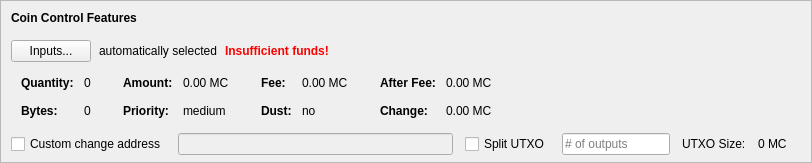
    <widget class="QFrame" name="frameCoinControl">
     <property name="sizePolicy">
      <sizepolicy hsizetype="Expanding" vsizetype="Expanding">
       <horstretch>0</horstretch>
       <verstretch>0</verstretch>
      </sizepolicy>
     </property>
     <property name="maximumSize">
      <size>
       <width>16777215</width>
       <height>16777215</height>
      </size>
     </property>
     <property name="frameShape">
      <enum>QFrame::StyledPanel</enum>
     </property>
     <property name="frameShadow">
      <enum>QFrame::Sunken</enum>
     </property>
     <layout class="QVBoxLayout" name="verticalLayoutCoinControl2">
      <property name="spacing">
       <number>0</number>
      </property>
      <property name="leftMargin">
       <number>0</number>
      </property>
      <property name="topMargin">
       <number>0</number>
      </property>
      <property name="rightMargin">
       <number>0</number>
      </property>
      <property name="bottomMargin">
       <number>6</number>
      </property>
      <item>
       <layout class="QVBoxLayout" name="verticalLayoutCoinControl" stretch="0,0,0,0,1">
        <property name="spacing">
         <number>0</number>
        </property>
        <property name="leftMargin">
         <number>10</number>
        </property>
        <property name="topMargin">
         <number>10</number>
        </property>
        <item>
         <layout class="QHBoxLayout" name="horizontalLayoutCoinControl1">
          <property name="bottomMargin">
           <number>15</number>
          </property>
          <item>
           <widget class="QLabel" name="labelCoinControlFeatures">
            <property name="sizePolicy">
             <sizepolicy hsizetype="Preferred" vsizetype="Maximum">
              <horstretch>0</horstretch>
              <verstretch>0</verstretch>
             </sizepolicy>
            </property>
            <property name="font">
             <font>
              <weight>75</weight>
              <bold>true</bold>
             </font>
            </property>
            <property name="styleSheet">
             <string notr="true">font-weight:bold;</string>
            </property>
            <property name="text">
             <string>Coin Control Features</string>
            </property>
           </widget>
          </item>
         </layout>
        </item>
        <item>
         <layout class="QHBoxLayout" name="horizontalLayoutCoinControl2" stretch="0,0,0,0">
          <property name="spacing">
           <number>8</number>
          </property>
          <property name="bottomMargin">
           <number>10</number>
          </property>
          <item>
           <widget class="QPushButton" name="pushButtonCoinControl">
            <property name="styleSheet">
             <string notr="true"/>
            </property>
            <property name="text">
             <string>Inputs...</string>
            </property>
            <property name="autoDefault">
             <bool>false</bool>
            </property>
           </widget>
          </item>
          <item>
           <widget class="QLabel" name="labelCoinControlAutomaticallySelected">
            <property name="text">
             <string>automatically selected</string>
            </property>
            <property name="margin">
             <number>5</number>
            </property>
           </widget>
          </item>
          <item>
           <widget class="QLabel" name="labelCoinControlInsuffFunds">
            <property name="font">
             <font>
              <weight>75</weight>
              <bold>true</bold>
             </font>
            </property>
            <property name="styleSheet">
             <string notr="true">color:red;font-weight:bold;</string>
            </property>
            <property name="text">
             <string>Insufficient funds!</string>
            </property>
            <property name="margin">
             <number>5</number>
            </property>
           </widget>
          </item>
          <item>
           <spacer name="horizontalSpacerCoinControl">
            <property name="orientation">
             <enum>Qt::Horizontal</enum>
            </property>
            <property name="sizeHint" stdset="0">
             <size>
              <width>40</width>
              <height>1</height>
             </size>
            </property>
           </spacer>
          </item>
         </layout>
        </item>
        <item>
         <widget class="QWidget" name="widgetCoinControl" native="true">
          <property name="sizePolicy">
           <sizepolicy hsizetype="Preferred" vsizetype="Preferred">
            <horstretch>0</horstretch>
            <verstretch>0</verstretch>
           </sizepolicy>
          </property>
          <property name="minimumSize">
           <size>
            <width>0</width>
            <height>0</height>
           </size>
          </property>
          <property name="styleSheet">
           <string notr="true"/>
          </property>
          <layout class="QHBoxLayout" name="horizontalLayoutCoinControl5">
           <property name="leftMargin">
            <number>0</number>
           </property>
           <property name="topMargin">
            <number>0</number>
           </property>
           <property name="rightMargin">
            <number>0</number>
           </property>
           <property name="bottomMargin">
            <number>0</number>
           </property>
           <item>
            <layout class="QHBoxLayout" name="horizontalLayoutCoinControl3" stretch="0,0,0,1">
             <property name="spacing">
              <number>20</number>
             </property>
             <property name="topMargin">
              <number>0</number>
             </property>
             <property name="bottomMargin">
              <number>10</number>
             </property>
             <item>
              <layout class="QFormLayout" name="formLayoutCoinControl1">
               <property name="horizontalSpacing">
                <number>10</number>
               </property>
               <property name="verticalSpacing">
                <number>14</number>
               </property>
               <property name="leftMargin">
                <number>10</number>
               </property>
               <property name="topMargin">
                <number>4</number>
               </property>
               <property name="rightMargin">
                <number>6</number>
               </property>
               <item row="0" column="0">
                <widget class="QLabel" name="labelCoinControlQuantityText">
                 <property name="font">
                  <font>
                   <weight>75</weight>
                   <bold>true</bold>
                  </font>
                 </property>
                 <property name="text">
                  <string>Quantity:</string>
                 </property>
                 <property name="margin">
                  <number>0</number>
                 </property>
                </widget>
               </item>
               <item row="0" column="1">
                <widget class="QLabel" name="labelCoinControlQuantity">
                 <property name="cursor">
                  <cursorShape>IBeamCursor</cursorShape>
                 </property>
                 <property name="contextMenuPolicy">
                  <enum>Qt::ActionsContextMenu</enum>
                 </property>
                 <property name="text">
                  <string notr="true">0</string>
                 </property>
                 <property name="margin">
                  <number>0</number>
                 </property>
                 <property name="textInteractionFlags">
                  <set>Qt::LinksAccessibleByMouse|Qt::TextSelectableByKeyboard|Qt::TextSelectableByMouse</set>
                 </property>
                </widget>
               </item>
               <item row="1" column="0">
                <widget class="QLabel" name="labelCoinControlBytesText">
                 <property name="font">
                  <font>
                   <weight>75</weight>
                   <bold>true</bold>
                  </font>
                 </property>
                 <property name="text">
                  <string>Bytes:</string>
                 </property>
                </widget>
               </item>
               <item row="1" column="1">
                <widget class="QLabel" name="labelCoinControlBytes">
                 <property name="cursor">
                  <cursorShape>IBeamCursor</cursorShape>
                 </property>
                 <property name="contextMenuPolicy">
                  <enum>Qt::ActionsContextMenu</enum>
                 </property>
                 <property name="text">
                  <string notr="true">0</string>
                 </property>
                 <property name="textInteractionFlags">
                  <set>Qt::LinksAccessibleByMouse|Qt::TextSelectableByKeyboard|Qt::TextSelectableByMouse</set>
                 </property>
                </widget>
               </item>
              </layout>
             </item>
             <item>
              <layout class="QFormLayout" name="formLayoutCoinControl2">
               <property name="horizontalSpacing">
                <number>10</number>
               </property>
               <property name="verticalSpacing">
                <number>14</number>
               </property>
               <property name="leftMargin">
                <number>6</number>
               </property>
               <property name="topMargin">
                <number>4</number>
               </property>
               <property name="rightMargin">
                <number>6</number>
               </property>
               <item row="0" column="0">
                <widget class="QLabel" name="labelCoinControlAmountText">
                 <property name="font">
                  <font>
                   <weight>75</weight>
                   <bold>true</bold>
                  </font>
                 </property>
                 <property name="text">
                  <string>Amount:</string>
                 </property>
                 <property name="margin">
                  <number>0</number>
                 </property>
                </widget>
               </item>
               <item row="0" column="1">
                <widget class="QLabel" name="labelCoinControlAmount">
                 <property name="cursor">
                  <cursorShape>IBeamCursor</cursorShape>
                 </property>
                 <property name="contextMenuPolicy">
                  <enum>Qt::ActionsContextMenu</enum>
                 </property>
                 <property name="text">
                  <string notr="true">0.00 MC</string>
                 </property>
                 <property name="textInteractionFlags">
                  <set>Qt::LinksAccessibleByMouse|Qt::TextSelectableByKeyboard|Qt::TextSelectableByMouse</set>
                 </property>
                </widget>
               </item>
               <item row="1" column="0">
                <widget class="QLabel" name="labelCoinControlPriorityText">
                 <property name="font">
                  <font>
                   <weight>75</weight>
                   <bold>true</bold>
                  </font>
                 </property>
                 <property name="text">
                  <string>Priority:</string>
                 </property>
                </widget>
               </item>
               <item row="1" column="1">
                <widget class="QLabel" name="labelCoinControlPriority">
                 <property name="cursor">
                  <cursorShape>IBeamCursor</cursorShape>
                 </property>
                 <property name="contextMenuPolicy">
                  <enum>Qt::ActionsContextMenu</enum>
                 </property>
                 <property name="text">
                  <string>medium</string>
                 </property>
                 <property name="textInteractionFlags">
                  <set>Qt::LinksAccessibleByMouse|Qt::TextSelectableByKeyboard|Qt::TextSelectableByMouse</set>
                 </property>
                </widget>
               </item>
              </layout>
             </item>
             <item>
              <layout class="QFormLayout" name="formLayoutCoinControl3">
               <property name="horizontalSpacing">
                <number>10</number>
               </property>
               <property name="verticalSpacing">
                <number>14</number>
               </property>
               <property name="leftMargin">
                <number>6</number>
               </property>
               <property name="topMargin">
                <number>4</number>
               </property>
               <property name="rightMargin">
                <number>6</number>
               </property>
               <item row="0" column="0">
                <widget class="QLabel" name="labelCoinControlFeeText">
                 <property name="font">
                  <font>
                   <weight>75</weight>
                   <bold>true</bold>
                  </font>
                 </property>
                 <property name="text">
                  <string>Fee:</string>
                 </property>
                 <property name="margin">
                  <number>0</number>
                 </property>
                </widget>
               </item>
               <item row="0" column="1">
                <widget class="QLabel" name="labelCoinControlFee">
                 <property name="cursor">
                  <cursorShape>IBeamCursor</cursorShape>
                 </property>
                 <property name="contextMenuPolicy">
                  <enum>Qt::ActionsContextMenu</enum>
                 </property>
                 <property name="text">
                  <string notr="true">0.00 MC</string>
                 </property>
                 <property name="textInteractionFlags">
                  <set>Qt::LinksAccessibleByMouse|Qt::TextSelectableByKeyboard|Qt::TextSelectableByMouse</set>
                 </property>
                </widget>
               </item>
               <item row="1" column="0">
                <widget class="QLabel" name="labelCoinControlLowOutputText">
                 <property name="font">
                  <font>
                   <weight>75</weight>
                   <bold>true</bold>
                  </font>
                 </property>
                 <property name="text">
                  <string>Dust:</string>
                 </property>
                </widget>
               </item>
               <item row="1" column="1">
                <widget class="QLabel" name="labelCoinControlLowOutput">
                 <property name="cursor">
                  <cursorShape>IBeamCursor</cursorShape>
                 </property>
                 <property name="contextMenuPolicy">
                  <enum>Qt::ActionsContextMenu</enum>
                 </property>
                 <property name="text">
                  <string>no</string>
                 </property>
                 <property name="textInteractionFlags">
                  <set>Qt::LinksAccessibleByMouse|Qt::TextSelectableByKeyboard|Qt::TextSelectableByMouse</set>
                 </property>
                </widget>
               </item>
              </layout>
             </item>
             <item>
              <layout class="QFormLayout" name="formLayoutCoinControl4">
               <property name="horizontalSpacing">
                <number>10</number>
               </property>
               <property name="verticalSpacing">
                <number>14</number>
               </property>
               <property name="leftMargin">
                <number>6</number>
               </property>
               <property name="topMargin">
                <number>4</number>
               </property>
               <property name="rightMargin">
                <number>6</number>
               </property>
               <item row="0" column="0">
                <widget class="QLabel" name="labelCoinControlAfterFeeText">
                 <property name="font">
                  <font>
                   <weight>75</weight>
                   <bold>true</bold>
                  </font>
                 </property>
                 <property name="text">
                  <string>After Fee:</string>
                 </property>
                 <property name="margin">
                  <number>0</number>
                 </property>
                </widget>
               </item>
               <item row="0" column="1">
                <widget class="QLabel" name="labelCoinControlAfterFee">
                 <property name="cursor">
                  <cursorShape>IBeamCursor</cursorShape>
                 </property>
                 <property name="contextMenuPolicy">
                  <enum>Qt::ActionsContextMenu</enum>
                 </property>
                 <property name="text">
                  <string notr="true">0.00 MC</string>
                 </property>
                 <property name="textInteractionFlags">
                  <set>Qt::LinksAccessibleByMouse|Qt::TextSelectableByKeyboard|Qt::TextSelectableByMouse</set>
                 </property>
                </widget>
               </item>
               <item row="1" column="0">
                <widget class="QLabel" name="labelCoinControlChangeText">
                 <property name="font">
                  <font>
                   <weight>75</weight>
                   <bold>true</bold>
                  </font>
                 </property>
                 <property name="text">
                  <string>Change:</string>
                 </property>
                </widget>
               </item>
               <item row="1" column="1">
                <widget class="QLabel" name="labelCoinControlChange">
                 <property name="cursor">
                  <cursorShape>IBeamCursor</cursorShape>
                 </property>
                 <property name="contextMenuPolicy">
                  <enum>Qt::ActionsContextMenu</enum>
                 </property>
                 <property name="text">
                  <string notr="true">0.00 MC</string>
                 </property>
                 <property name="textInteractionFlags">
                  <set>Qt::LinksAccessibleByMouse|Qt::TextSelectableByKeyboard|Qt::TextSelectableByMouse</set>
                 </property>
                </widget>
               </item>
              </layout>
             </item>
            </layout>
           </item>
          </layout>
         </widget>
        </item>
        <item>
         <layout class="QHBoxLayout" name="horizontalLayoutCoinControl4" stretch="0,0,0,0,0,0,0">
          <property name="spacing">
           <number>12</number>
          </property>
          <property name="sizeConstraint">
           <enum>QLayout::SetDefaultConstraint</enum>
          </property>
          <property name="topMargin">
           <number>5</number>
          </property>
          <property name="rightMargin">
           <number>5</number>
          </property>
          <item>
           <widget class="QCheckBox" name="checkBoxCoinControlChange">
            <property name="toolTip">
             <string>If this is activated, but the change address is empty or invalid, change will be sent to a newly generated address.</string>
            </property>
            <property name="text">
             <string>Custom change address</string>
            </property>
           </widget>
          </item>
          <item>
           <widget class="QValidatedLineEdit" name="lineEditCoinControlChange">
            <property name="enabled">
             <bool>false</bool>
            </property>
            <property name="sizePolicy">
             <sizepolicy hsizetype="Expanding" vsizetype="Fixed">
              <horstretch>0</horstretch>
              <verstretch>0</verstretch>
             </sizepolicy>
            </property>
           </widget>
          </item>
          <item>
           <widget class="QCheckBox" name="splitBlockCheckBox">
            <property name="text">
             <string>Split UTXO</string>
            </property>
           </widget>
          </item>
          <item>
           <widget class="QLineEdit" name="splitBlockLineEdit">
            <property name="sizePolicy">
             <sizepolicy hsizetype="Fixed" vsizetype="Fixed">
              <horstretch>50</horstretch>
              <verstretch>0</verstretch>
             </sizepolicy>
            </property>
            <property name="placeholderText">
             <string># of outputs</string>
            </property>
           </widget>
          </item>
          <item>
           <widget class="QLabel" name="labelBlockSizeText">
            <property name="text">
             <string>UTXO Size:</string>
            </property>
           </widget>
          </item>
          <item>
           <widget class="QLabel" name="labelBlockSize">
            <property name="text">
             <string>0 MC</string>
            </property>
           </widget>
          </item>
          <item>
           <widget class="QLabel" name="labelCoinControlChangeLabel">
            <property name="sizePolicy">
             <sizepolicy hsizetype="Preferred" vsizetype="Expanding">
              <horstretch>0</horstretch>
              <verstretch>0</verstretch>
             </sizepolicy>
            </property>
            <property name="minimumSize">
             <size>
              <width>0</width>
              <height>0</height>
             </size>
            </property>
            <property name="text">
             <string/>
            </property>
            <property name="margin">
             <number>3</number>
            </property>
           </widget>
          </item>
         </layout>
        </item>
        <item>
         <spacer name="verticalSpacerCoinControl">
          <property name="orientation">
           <enum>Qt::Vertical</enum>
          </property>
          <property name="sizeHint" stdset="0">
           <size>
            <width>800</width>
            <height>1</height>
           </size>
          </property>
         </spacer>
        </item>
       </layout>
      </item>
     </layout>
    </widget>
